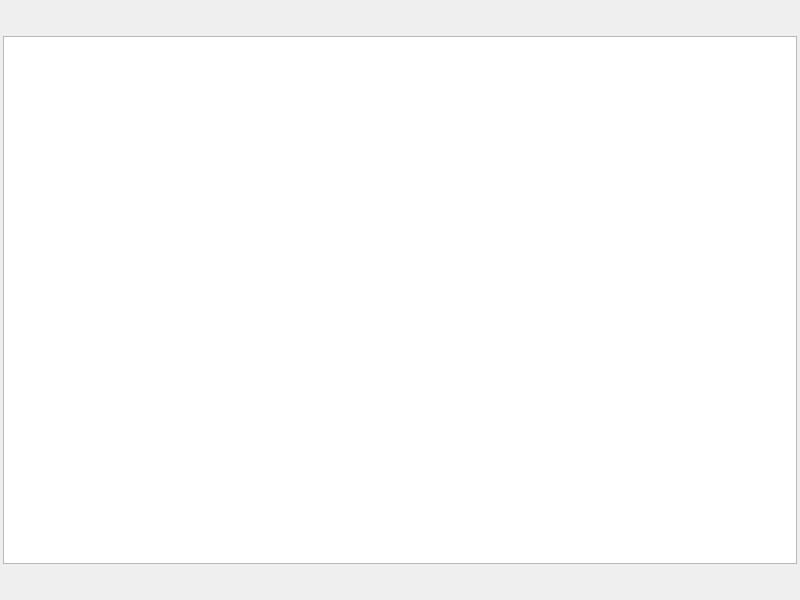
<?xml version="1.0" encoding="UTF-8"?>
<ui version="4.0">
 <class>WindowImageView</class>
 <widget class="QDialog" name="WindowImageView">
  <property name="geometry">
   <rect>
    <x>0</x>
    <y>0</y>
    <width>800</width>
    <height>600</height>
   </rect>
  </property>
  <property name="sizePolicy">
   <sizepolicy hsizetype="Ignored" vsizetype="Ignored">
    <horstretch>0</horstretch>
    <verstretch>0</verstretch>
   </sizepolicy>
  </property>
  <property name="minimumSize">
   <size>
    <width>15</width>
    <height>15</height>
   </size>
  </property>
  <property name="maximumSize">
   <size>
    <width>65535</width>
    <height>65535</height>
   </size>
  </property>
  <property name="windowTitle">
   <string notr="true">Image view</string>
  </property>
  <layout class="QGridLayout" name="gridLayout">
   <property name="leftMargin">
    <number>3</number>
   </property>
   <property name="topMargin">
    <number>3</number>
   </property>
   <property name="rightMargin">
    <number>3</number>
   </property>
   <property name="bottomMargin">
    <number>3</number>
   </property>
   <item row="1" column="0">
    <layout class="QVBoxLayout" name="verticalLayout">
     <property name="spacing">
      <number>2</number>
     </property>
     <item>
      <widget class="WidgetImageViewUpBar" name="widgetImgViewUpBar" native="true">
       <property name="sizePolicy">
        <sizepolicy hsizetype="MinimumExpanding" vsizetype="Fixed">
         <horstretch>0</horstretch>
         <verstretch>0</verstretch>
        </sizepolicy>
       </property>
       <property name="minimumSize">
        <size>
         <width>0</width>
         <height>31</height>
        </size>
       </property>
      </widget>
     </item>
     <item>
      <layout class="QHBoxLayout" name="horizontalLayout">
       <property name="spacing">
        <number>3</number>
       </property>
       <item>
        <widget class="CustomGraphicsView" name="graphicsView">
         <property name="sizePolicy">
          <sizepolicy hsizetype="Expanding" vsizetype="Expanding">
           <horstretch>0</horstretch>
           <verstretch>0</verstretch>
          </sizepolicy>
         </property>
         <property name="lineWidth">
          <number>1</number>
         </property>
         <property name="verticalScrollBarPolicy">
          <enum>Qt::ScrollBarAsNeeded</enum>
         </property>
         <property name="horizontalScrollBarPolicy">
          <enum>Qt::ScrollBarAsNeeded</enum>
         </property>
         <property name="interactive">
          <bool>true</bool>
         </property>
         <property name="dragMode">
          <enum>QGraphicsView::NoDrag</enum>
         </property>
        </widget>
       </item>
      </layout>
     </item>
     <item>
      <widget class="WidgetImageViewStatusBar" name="widgetImgViewStatusBar" native="true">
       <property name="sizePolicy">
        <sizepolicy hsizetype="MinimumExpanding" vsizetype="Fixed">
         <horstretch>0</horstretch>
         <verstretch>0</verstretch>
        </sizepolicy>
       </property>
       <property name="minimumSize">
        <size>
         <width>0</width>
         <height>31</height>
        </size>
       </property>
      </widget>
     </item>
    </layout>
   </item>
  </layout>
 </widget>
 <layoutdefault spacing="6" margin="11"/>
 <customwidgets>
  <customwidget>
   <class>CustomGraphicsView</class>
   <extends>QGraphicsView</extends>
   <header>customgraphicsview.h</header>
  </customwidget>
  <customwidget>
   <class>WidgetImageViewStatusBar</class>
   <extends>QWidget</extends>
   <header>WidgetImageViewStatusBar.h</header>
   <container>1</container>
  </customwidget>
  <customwidget>
   <class>WidgetImageViewUpBar</class>
   <extends>QWidget</extends>
   <header>WidgetImageViewUpBar.h</header>
   <container>1</container>
  </customwidget>
 </customwidgets>
 <resources/>
 <connections/>
</ui>
